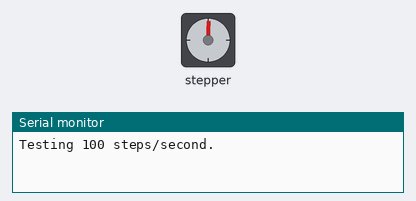
This sketch was run on a simulated Arduino Uno, built with avr-gcc and run on an emulated ATmega328P. Parts: stepper motor, the last lines printed to the serial monitor. Stepper angles assume 200 steps per turn.

Above: at 0.32 s.
At 7.99 s:
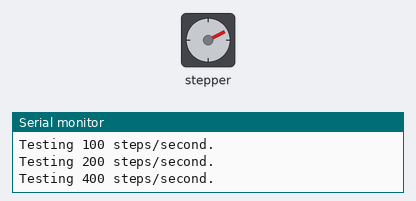
At 15.82 s:
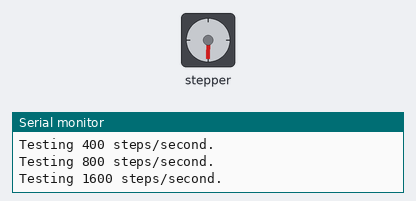
At 31.7 s:
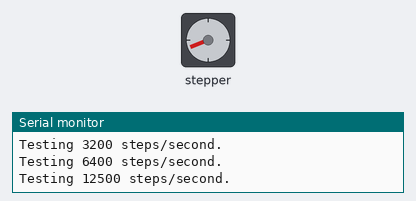
Timing chart, 0 to 40.0 s (numbered marks = the images above):
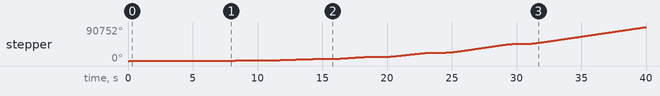

Measured:
- by itself, stepper: turns 360° clockwise in 2.8 s, then 720° clockwise in 2.9 s, then 1440° clockwise in 3.0 s, then 2880° clockwise in 3.2 s, and so on

The sketch:

speed_test_uno.ino
```cpp
//      ******************************************************************
//      *                                                                *
//      *       Example demoing how fast a stepper motor can rotate      *
//      *                                                                *
//      *            S. Reifel & Co.                6/24/2018            *
//      *                                                                *
//      ******************************************************************


// The top speed of a stepper motor is related to many factors.  The motor,
// the load on the motor, the power supply voltage, and this library.
//
// This library can generate a maximum of about 12,500 steps per second
// using an Arduino Uno.  Running just one motor in full step mode, with a
// 200 steps per rotation motor, the maximum speed is about 62 RPS or 3750
// RPM (very few stepper motor can go this fast). Driving one motor in half
// step mode, a maximum speed of 31 RPS or 1875 RPM can be reached.  In
// quarter step mode about 15 RPS or 937 RPM.  Running multiple motors at the
// same time will reduce the maximum speed of each, for example running two
// motors will reduce the maximum step rate by half or more.
//
// Stepper motors will spin fastest when using a power supply voltage that
// is many times higher than the motor's voltage rating.  Don't worry about
// this, the current setting on the driver board keeps the motor protected.
// I often use NEMA 17 motors with a voltage rating around 3V, then power
// my driver board with a 24V supply.  Just make sure that your power supply
// voltage does not exceed the voltage rating of the driver board.  12V
// motors with a 12V supply will have much lower torque at speed than my
// 3V/24V combo.  (Note: NEMA 17 describes the size of the motor, 1.7 inches
// wide)
//
// Smaller motors can typically spin faster than larger ones.  The best way
// to evaluate a motor is by looking at its "torque curve".  Most of the
// stepper motors sold by www.pololu.com have a data sheet on their website
// showing a torque curve (motors sold on Amazon usually do not).
//
//
// Documentation at:
//         https://github.com/Stan-Reifel/SpeedyStepper
//
//
// The motor must be connected to the Arduino with a driver board having a
// "Step and Direction" interface.  It's VERY important that you set the
// motor current first!  Read the driver board's documentation to learn how.

// ***********************************************************************


#include <SpeedyStepper.h>


//
// pin assignments
//
// const int LED_PIN = 13;
// #define MS1_X       17
// #define MS2_X       16
// #define MOT_EN_X    18
#define MOT_DIR_X   5
#define MOT_STEP_X  6

//
// create the stepper motor object
//
SpeedyStepper stepper;


void setup()
{
  //
  // setup the LED pin and enable print statements
  //
  // pinMode(LED_PIN, OUTPUT);
  Serial.begin(9600);

  // Initialize microstepping
  // pinMode(MS1_X, OUTPUT);
  // pinMode(MS2_X, OUTPUT);
  // pinMode(MOT_EN_X, OUTPUT);

  // Initialize microstep
  // digitalWrite(MS1_X, LOW);
  // digitalWrite(MS2_X, LOW);

  // Enable motors (Mark Rober disables steppers initially..?)
  // digitalWrite(MOT_EN_X, LOW);
  //
  // connect and configure the stepper motor to its IO pins
  //
  stepper.connectToPins(MOT_STEP_X, MOT_DIR_X);
}


void loop()
{
  //
  // Here will will try rotating at faster and faster speeds.  You can
  // see how the motor's torque is reduced as the speed increases by
  // pinching the shaft with your fingers.  Note: When the motor can't
  // go at the commanded speed, it simply stops.
  //
  // I have conducted all of these tests with 1x microstepping.
  //

  //
  // 100 steps/second
  //
  Serial.println("Testing 100 steps/second.");
  stepper.setSpeedInStepsPerSecond(100);
  stepper.setAccelerationInStepsPerSecondPerSecond(100);
  stepper.moveRelativeInSteps(200);
  delay(800);

  //
  // 200 steps/second
  //
  Serial.println("Testing 200 steps/second.");
  stepper.setSpeedInStepsPerSecond(200);
  stepper.setAccelerationInStepsPerSecondPerSecond(200);
  stepper.moveRelativeInSteps(400);
  delay(800);

  //
  // 400 steps/second
  //
  Serial.println("Testing 400 steps/second.");
  stepper.setSpeedInStepsPerSecond(400);
  stepper.setAccelerationInStepsPerSecondPerSecond(400);
  stepper.moveRelativeInSteps(800);
  delay(800);

  //
  // 800 steps/second
  // Note: My 12V NEAMA 17 motor with a 20V power supply stops here
  //
  Serial.println("Testing 800 steps/second.");
  stepper.setSpeedInStepsPerSecond(800);
  stepper.setAccelerationInStepsPerSecondPerSecond(800);
  stepper.moveRelativeInSteps(1600);
  delay(800);

  //
  // 1600 steps/second
  //
  Serial.println("Testing 1600 steps/second.");
  stepper.setSpeedInStepsPerSecond(1600);
  stepper.setAccelerationInStepsPerSecondPerSecond(1600);
  stepper.moveRelativeInSteps(3200);
  delay(800);

  //
  // 3200 steps/second
  //
  Serial.println("Testing 3200 steps/second.");
  stepper.setSpeedInStepsPerSecond(3200);
  stepper.setAccelerationInStepsPerSecondPerSecond(3200);
  stepper.moveRelativeInSteps(6400);
  delay(800);

  //
  // 6400 steps/second
  // Note: My 3.2V NEAMA 17 motor with a 20V power supply stops here
  //
  Serial.println("Testing 6400 steps/second.");
  stepper.setSpeedInStepsPerSecond(6400);
  stepper.setAccelerationInStepsPerSecondPerSecond(6400);
  stepper.moveRelativeInSteps(12800);
  delay(800);

  //
  // 12500 steps/second, the fastest this library can generate
  // Note: My 3.8V NEAMA 11 motor with a 20V power supply stops here
  //
  Serial.println("Testing 12500 steps/second.");
  stepper.setSpeedInStepsPerSecond(12500);
  stepper.setAccelerationInStepsPerSecondPerSecond(6400);
  stepper.moveRelativeInSteps(38400);
  delay(800);

  Serial.println("");
  delay(3000);
}
```
